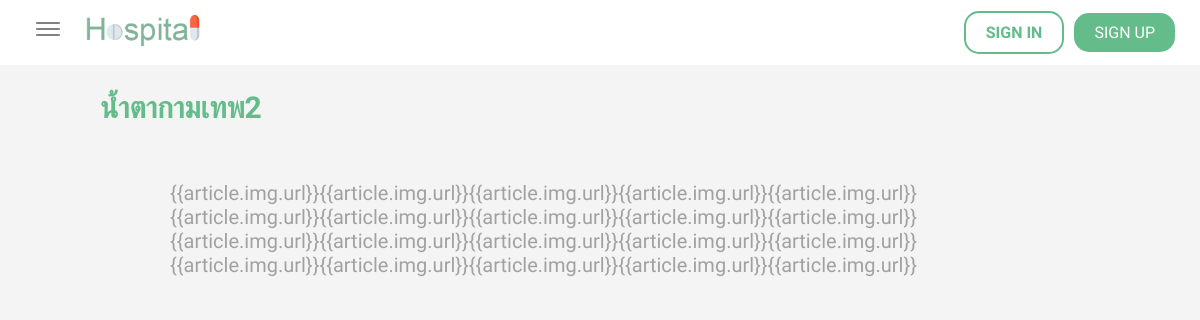
Page /healthblog/3 on the committed database.
### doctors/models.py (models this page shows, shortened)
class Article(models.Model):
    doctor = models.ForeignKey(Doctor, null = True, on_delete=models.CASCADE)
    header = models.CharField(max_length=150, null = True,)
    context = models.TextField()
    img = models.ImageField(default='pic.jpg', null=True)
    date_created = models.DateTimeField(default=timezone.now)

### doctors/views.py (the view)
# urls.py: path('healthblog/<pk>', views.healthblog_content, name="healthblog_content"),
def healthblog_content(request, pk):
    article = Article.objects.filter(id=pk).first()
    context = {"article": article}
    return render(request, "doctors/healthblog_one.html", context)

### doctors/templates/doctors/healthblog_one.html (shortened to what this page needs)
{% extends "doctors/layout.html" %}
{% load static %}
{% block content %}
    <div class="header-news">
        <h2>{{ article.header }}</h2>
    </div>
    <p class="content-blog">{{ article.context }}</p>
{% endblock %}

### static/css/style-navbar.css (style rules this page uses)
* { margin: 0; padding: 0; box-sizing: border-box; font-family: 'Prompt', sans-serif; }

### static/css/style-editarticle.css (style rules this page uses)
.area-content .header-news { display: flex; margin: 15px; width: 85%; justify-content: space-between; align-items: center; text-align: center; padding: 10px; font-size: 20px; }
.area-content .header-news h2 { color: #63bc8a; }
.area-content .content-blog { color: #a1a1a1; width: 75%; padding: 20px; margin: 10px; text-align: justify; font-size: 20px; }

### rows in the picture
Article: header "น้ำตากามเทพ2", context "{{article.img.url}}{{article.img.url}}{{article.img.url}}{{article.img.url}}{{article.img.url}}{{article.img.url}}{{article.img.url}}{{article.img.url}}{{article.img.url}}{{article.img.url}}{{article.img.url}}{{article.img.url}}{{article.img.url}}{{article.img.url}}{{article.img.url}}{{article.img.url}}{{article.img.url}}{{article.img.url}}{{article.img.url}}{{article.img.url}}"
